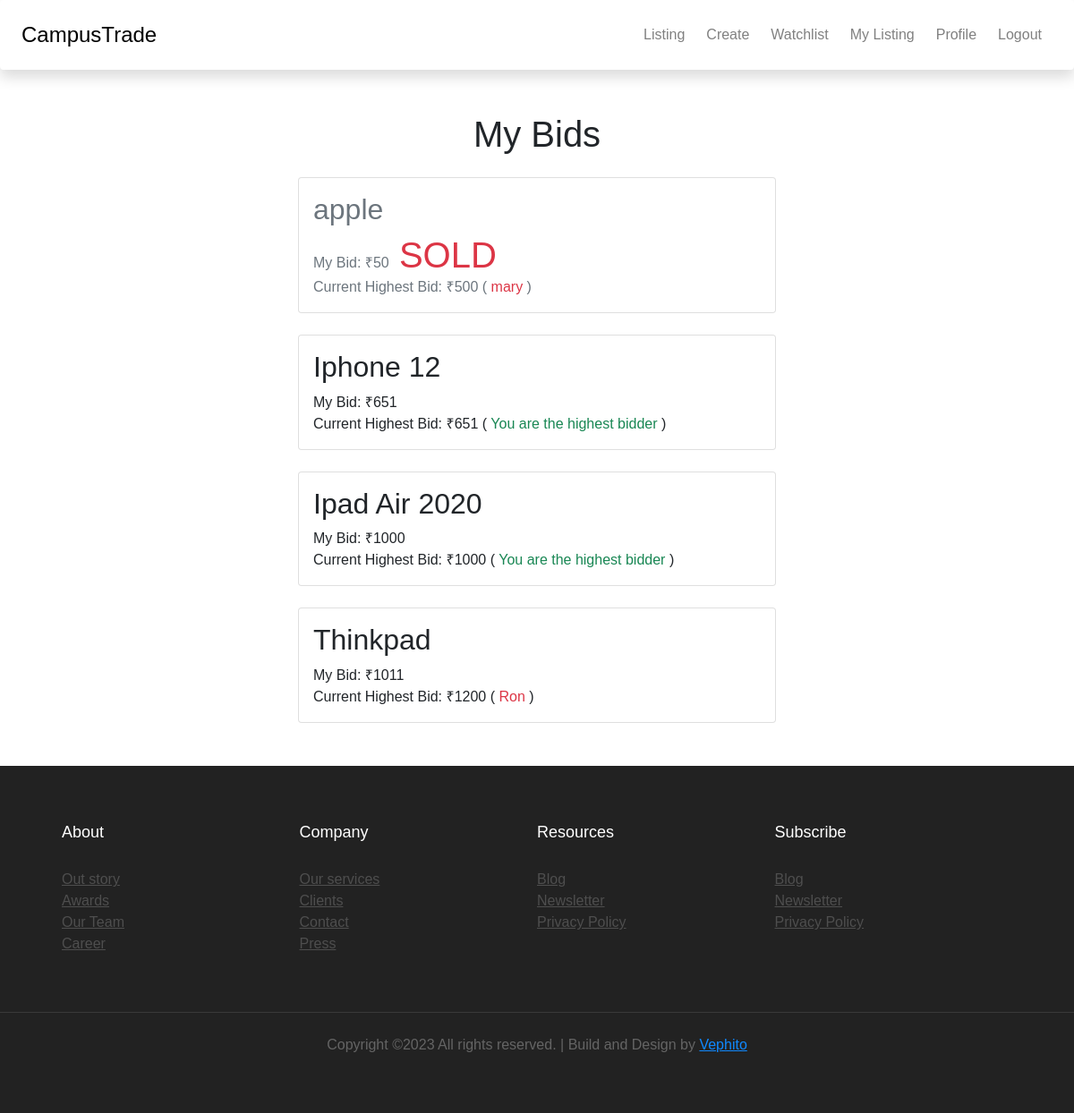
Screenshot of /auctions/my_bids (signed in) with the database file from the repository.
### auctions/models.py (models this page shows, shortened)
class Listing(models.Model):
    user = models.ForeignKey(
        User, on_delete=models.CASCADE, related_name="owner")
    title = models.CharField(max_length=60, default=None)
    image = models.ImageField(
        upload_to="images/", blank=True, null=True)
    price = models.IntegerField(default=0)
    description = models.TextField()
    sold = models.BooleanField(default=False)
    category = models.ForeignKey(Category, on_delete=models.CASCADE)
    date_created = models.DateTimeField(
        auto_now_add=True, null=True, blank=True)
    def get_highest_bid(self):
        highest_bid = self.bid_listing.aggregate(Max('bid_amount'))[
            'bid_amount__max']
        return highest_bid
    def get_highest_bid_username(self):
        highest_bid = Bid.objects.filter(
            listing=self).order_by('-bid_amount').first()
        if highest_bid:
            return highest_bid.bidder.username
        else:
            return 'No bids yet'

class Bid(models.Model):
    bidder = models.ForeignKey(
        User, on_delete=models.CASCADE, related_name="bid_user")
    listing = models.ForeignKey(
        Listing, on_delete=models.CASCADE, related_name="bid_listing")
    bid_amount = models.IntegerField(default=0)
    bid_date = models.DateTimeField(auto_now_add=True)
    updated_at = models.DateTimeField(default=timezone.now)
    class Meta:
        ordering = ['bid_amount']

### auctions/views.py (the view)
# urls.py: path('my_bids', MyBids, name="my_bids"),
def MyBids(request):
    user_bids = Bid.objects.filter(bidder=request.user)
    listings = []
    for bid in user_bids:
        if bid.listing not in listings:
            listings.append(bid.listing)
    context = {
        'listings': listings,
        'user_bids': user_bids
    }
    return render(request, 'auctions/my_bids.html', context)

### auctions/templates/auctions/my_bids.html (shortened to what this page needs)
{% extends 'auctions/base.html' %}
{% block body %}
<div class="container mt-5 w-50">
  <h1 class="mb-4 text-center">My Bids</h1>
  {% for listing in listings %}
  {% if listing.sold%}
  <div class="card mb-4 text-muted">
    <div class="card-body">
      <h2 class="card-title ">{{ listing.title }}</h2>
      {% for bid in user_bids %}
        {% if bid.listing == listing %}
        <p class="card-text mb-0 ">My Bid: ₹{{ bid.bid_amount }}<span class="text-danger h1 "> SOLD</span></p>
        {% endif %}
      {% endfor %}
      <p class="card-text font-weight-normal">Current Highest Bid: ₹{{ listing.get_highest_bid }} (
        {% if listing.get_highest_bid_username == request.user.username %}
       <span class=" "> You are the highest bidder </span>
        {% else %}
       <span class="text-danger"> {{ listing.get_highest_bid_username }}</span>
        {% endif %}
        )</p>
    </div>
  </div>
  {% else %}
  <div class="card mb-4">
    <div class="card-body">
      <h2 class="card-title ">{{ listing.title }}</h2>
      {% for bid in user_bids %}
        {% if bid.listing == listing %}
        <p class="card-text mb-0">My Bid: ₹{{ bid.bid_amount }}</p>
        {% endif %}
      {% endfor %}
      <p class="card-text font-weight-normal">Current Highest Bid: ₹{{ listing.get_highest_bid }} (
        {% if listing.get_highest_bid_username == request.user.username %}
       <span class="text-success "> You are the highest bidder </span>
        {% else %}
       <span class="text-danger"> {{ listing.get_highest_bid_username }}</span>
        {% endif %}
        )</p>
    </div>
  </div>
  {% endif %}
  {% empty %}
  <p class="text-center mt-5">No Bids Found</p>
  {% endfor %}
</div>
{% endblock %}

### auctions/static/auctions/styles.css (style rules this page uses)
* { font-family:Arial,Helvetica, sans-serif,monospace,sans-serif; }
.card { overflow: hidden; }

### rows the page displays
Listing: title "apple", get_highest_bid "500", get_highest_bid_username "mary"
Bid: bid_amount "50"
Listing: title "Iphone 12", get_highest_bid "651", shows "You are the highest bidder"
Bid: bid_amount "651"
Listing: title "Ipad Air 2020", get_highest_bid "1000", shows "You are the highest bidder"
Bid: bid_amount "1000"
Listing: title "Thinkpad", get_highest_bid "1200", get_highest_bid_username "Ron"
Bid: bid_amount "1011"
